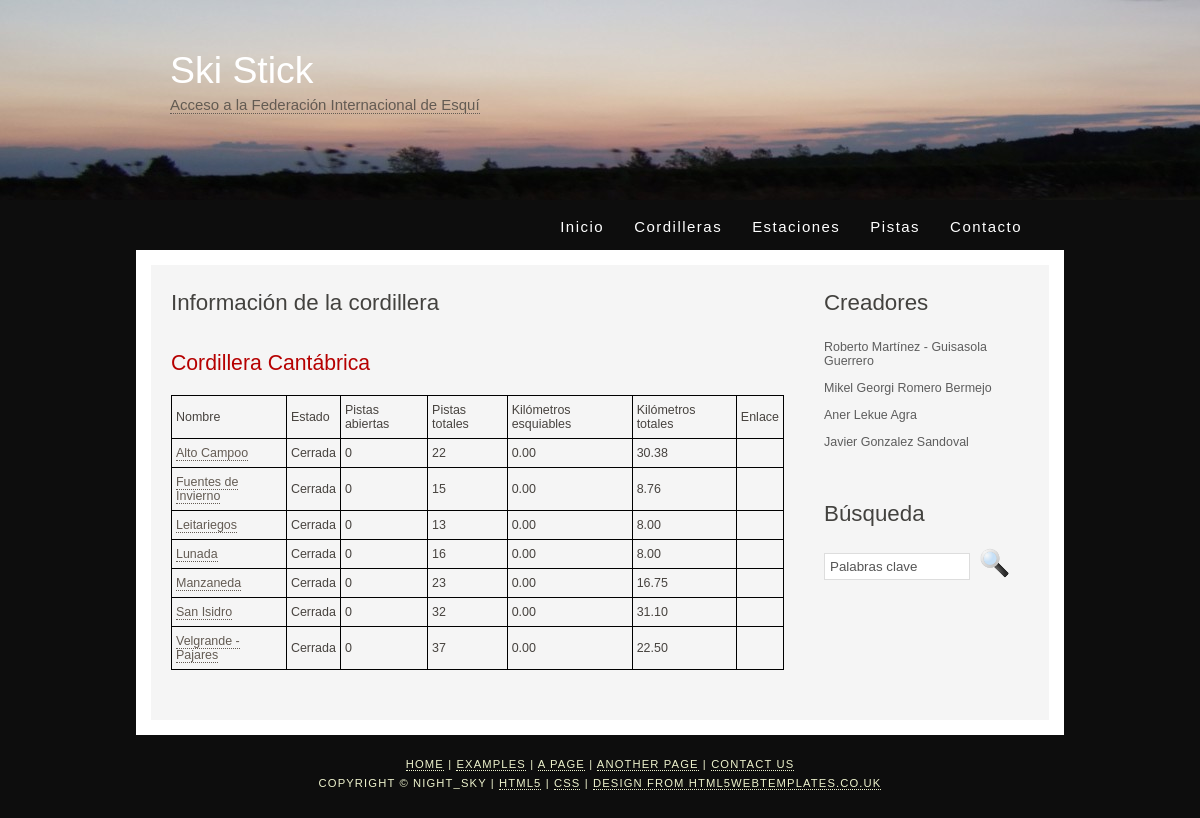
/cordillera/3/, run on an earlier commit of the app's database.
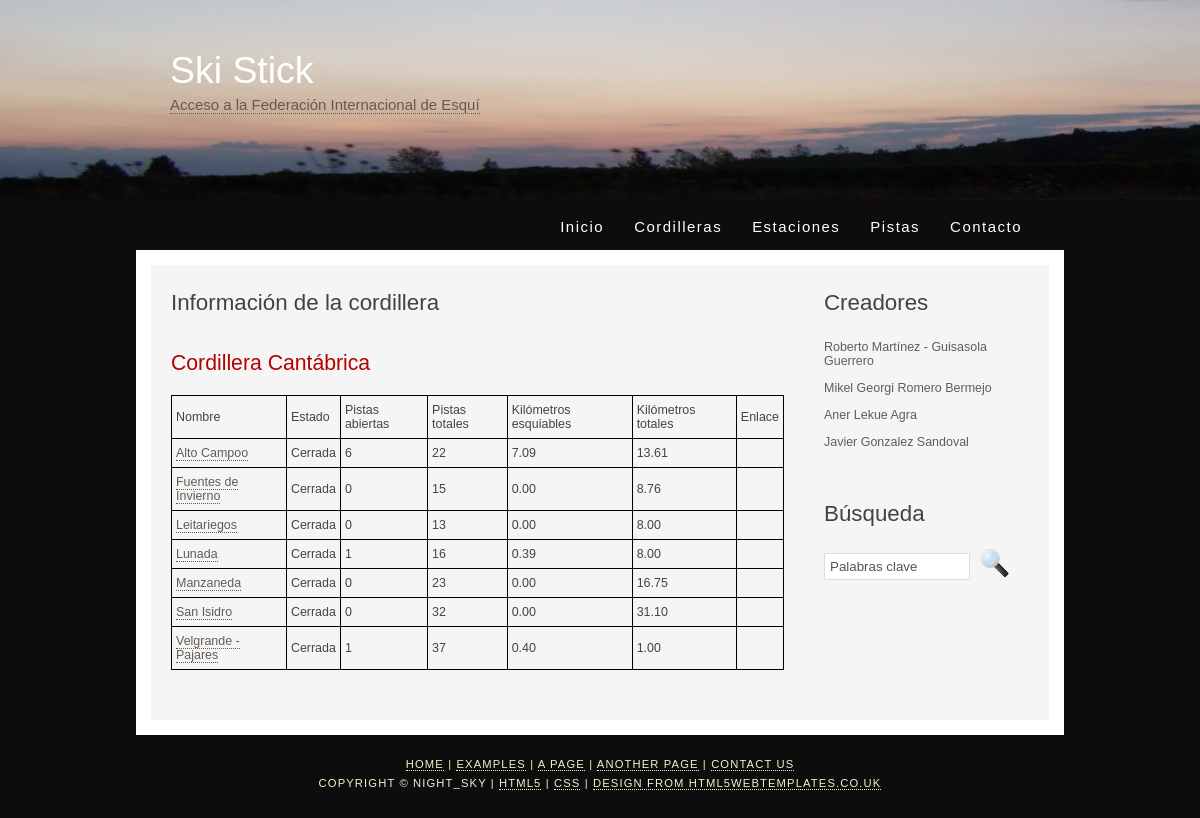
And on a later commit of the database.
### appIW/models.py (models this page shows, shortened)
class Estacion(models.Model):
    cordillera = models.ForeignKey(Cordillera, on_delete=models.CASCADE)
    nombre = models.CharField(max_length=50)
    abierta = models.BooleanField()
    nPistas = models.IntegerField()
    nPistasTotales = models.IntegerField()
    nKilometros = models.DecimalField(decimal_places=2, max_digits=6)
    nKilometrosTotales = models.DecimalField(decimal_places=2, max_digits=6)
    enlacePagina = models.CharField(max_length=200)

### appIW/views.py (the view)
# urls.py: path('cordillera/<int:cordillera_id>/', views.cordillera, name='cordillera'), #detalles de una cordillera determinada
def cordillera(request, cordillera_id):
    cordillera = get_object_or_404(Cordillera, pk=cordillera_id)
    estaciones = cordillera.estacion_set.all()
    context = {'cordillera': cordillera, 'estaciones': estaciones}
    return render(request, 'appIW/cordillera.html', context)

### appIW/templates/appIW/cordillera.html
{% extends "plantilla.html"%}
{% block contenido %}
<h1>Información de la cordillera</h1>
{% if cordillera %}
<h2>{{cordillera.nombre}}</h2>
<table>
    <tr>
        <td>Nombre</td>
        <td>Estado</td>
        <td>Pistas abiertas</td>
        <td>Pistas totales</td>
        <td>Kilómetros esquiables</td>
        <td>Kilómetros totales</td>
        <td>Enlace</td>
    </tr>
    {% for e in estaciones %}
    <tr>
        <td><a href="/estacion/{{e.id}}">{{e.nombre}}</a></td>
        <td>{% if e.abierta == true %}
            Abierta
            {% else %}
            Cerrada
            {% endif %}
        </td>
        <td>{{e.nPistas}}</td>
        <td>{{e.nPistasTotales}}</td>
        <td>{{e.nKilometros}}</td>
        <td>{{e.nKilometrosTotales}}</td>
        <td>{{e.enlace}}</td>
    </tr>
    {% endfor %}
</table>
{% else %}
<p>No existe esta cordillera</p>
{% endif %}
{% endblock %}

What changed in the data, as far as the page shows it:
changed Estacion "Alto Campoo": nPistas "0" → "6"; nKilometros "0.00" → "7.09"; nKilometrosTotales "30.38" → "13.61"
changed Estacion "Lunada": nPistas "0" → "1"; nKilometros "0.00" → "0.39"
changed Estacion "Velgrande - Pajares": nPistas "0" → "1"; nKilometros "0.00" → "0.40"; nKilometrosTotales "22.50" → "1.00"
